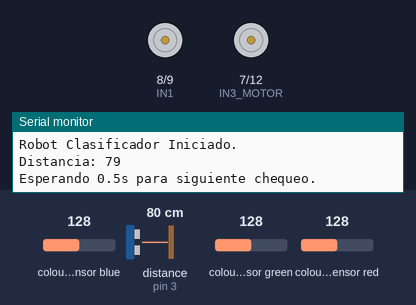
Simulated run of this sketch. Board: Arduino Uno, built with avr-gcc and run on an emulated ATmega328P. Parts: motor-driver pin pairs drawn as motors (green arrow = first pin HIGH = forward, orange = second pin HIGH = backward, longer = more drive, scaled by the enable pin), the last lines printed to the serial monitor. Wiring (inferred from the names in the program): ultrasonic range finder: trigger pin 2; echo pin 3; TCS3200 colour sensor: output pin 13; S2 A0; S3 A1; S0 pin 4; S1 A5. The test bench sets the inputs (shaded band); at power-on: distance to the obstacle (sensor on pin 3) 80 cm, colour sensor blue 128, colour sensor green 128, colour sensor red 128. The echo pulse lasts 58.3 µs per cm.

Above: at 1.2 s.
1.3 s: distance to the obstacle (sensor on pin 3) set to 23 cm
At 2.3 s:
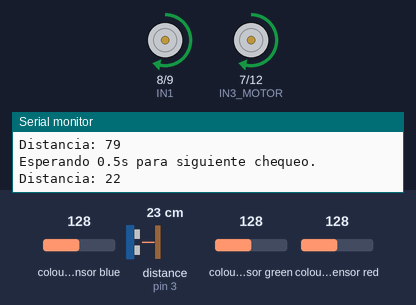
4.8 s: distance to the obstacle (sensor on pin 3) set to 19 cm
At 6.9 s:
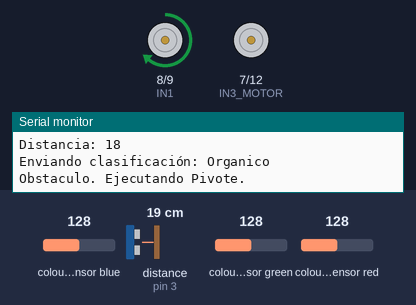
19.8 s: distance to the obstacle (sensor on pin 3) set to 60 cm
23.3 s: distance to the obstacle (sensor on pin 3) set to 2 cm
Timing chart, 0 to 29.3 s (numbered marks = the images above; inputs shaded):
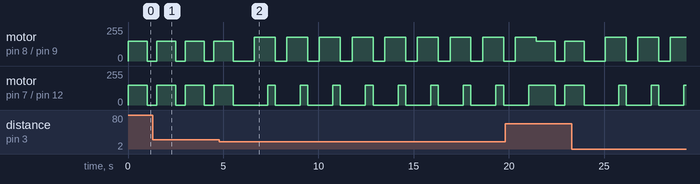

Measured:
- the behaviour switches between 22 and 21 cm on distance to the obstacle (sensor on pin 3) (found by bisection; images 1 and 2)
- by itself, motor on pin 8 (IN1) / pin 9 (IN2): repeats every 1.7 s: forward 180/255 1.1 s, stopped 0.61 s
- by itself, motor on pin 7 (IN3_MOTOR) / pin 12 (IN4_MOTOR): repeats every 1.7 s: forward 150/255 0.40 s, stopped 1.3 s

The sketch:

codigo_robot.ino
```cpp
#include <SoftwareSerial.h>

// ----------------------------------------------------
// PINES DE CONTROL Y SENSORES
// ----------------------------------------------------
SoftwareSerial espSerial(11, 10); // RX (11), TX (10) para ESP32

// Motores (Driver L298N/L293D)
#define ENA 5           // Velocidad Motor Izquierdo (PWM)
#define IN1 8           // Control M. Izquierdo 1
#define IN2 9           // Control M. Izquierdo 2
#define ENB 6           // Velocidad Motor Derecho (PWM)
#define IN3_MOTOR 7     // Control M. Derecho 1
#define IN4_MOTOR 12    // Control M. Derecho 2

// Sensor Ultrasónico
#define TRIG 2
#define ECHO 3

// Sensor de Color (TCS3200)
#define S0 4
#define S1 A5
#define S2 A0
#define S3 A1
#define OUT 13

// ----------------------------------------------------
// VARIABLES GLOBALES Y CONSTANTES (AJUSTE DE CALIBRACIÓN AQUÍ)
// ----------------------------------------------------
// !!! AJUSTA ESTOS VALORES para regular la reacción y lograr que vaya recto !!!
const int VELOCIDAD_IZQUIERDA = 150;
const int VELOCIDAD_DERECHA = 150;

const int VELOCIDAD_PIVOTE = 180;
const int DISTANCIA_OBSTACULO = 20; // cm para detenerse y girar

String ultimaClasificacion = "Organico";

// ----------------------------------------------------
// FUNCIÓN DE FRENO (DEFINICIÓN ÚNICA)
// ----------------------------------------------------
void parar() {
    // Implementación del FRENO RÁPIDO
    digitalWrite(IN1, LOW);
    digitalWrite(IN2, LOW);
    digitalWrite(IN3_MOTOR, LOW);
    digitalWrite(IN4_MOTOR, LOW);
    analogWrite(ENA, 0);
    analogWrite(ENB, 0);
}

// ----------------------------------------------------
// SETUP
// ----------------------------------------------------
void setup() {
    Serial.begin(9600);
    espSerial.begin(9600);

    // Configuración de Pines
    pinMode(ENA, OUTPUT); pinMode(IN1, OUTPUT); pinMode(IN2, OUTPUT);
    pinMode(ENB, OUTPUT); pinMode(IN3_MOTOR, OUTPUT); pinMode(IN4_MOTOR, OUTPUT);
    pinMode(TRIG, OUTPUT);
    pinMode(ECHO, INPUT);
    pinMode(S0, OUTPUT); pinMode(S1, OUTPUT); pinMode(S2, OUTPUT);
    pinMode(S3, OUTPUT);
    pinMode(OUT, INPUT);

    // Configurar escala de frecuencia del sensor de color (20%)
    digitalWrite(S0, HIGH);
    digitalWrite(S1, LOW);

    Serial.println("Robot Clasificador Iniciado.");
}

// ----------------------------------------------------
// FUNCIONES DE MOVIMIENTO (adelante() MODIFICADA)
// ----------------------------------------------------

void adelante() {
    // Mover ambas ruedas adelante
    digitalWrite(IN1, HIGH); digitalWrite(IN2, LOW);
    digitalWrite(IN3_MOTOR, HIGH); digitalWrite(IN4_MOTOR, LOW);

    //  USANDO LAS CONSTANTES SEPARADAS PARA CALIBRACIÓN
    analogWrite(ENA, VELOCIDAD_IZQUIERDA);
    analogWrite(ENB, VELOCIDAD_DERECHA);
}

// Gira sobre la rueda derecha (Rueda derecha detenida, izquierda avanza)
void girarParaEvitar() {
    Serial.println("Obstaculo. Ejecutando Pivote.");

    parar(); // Usamos el freno antes de girar
    delay(300);

    // Rueda Izquierda adelante (Usa VELOCIDAD_PIVOTE)
    digitalWrite(IN1, HIGH); digitalWrite(IN2, LOW);
    analogWrite(ENA, VELOCIDAD_PIVOTE);

    // Rueda Derecha detenida
    digitalWrite(IN3_MOTOR, LOW); digitalWrite(IN4_MOTOR, LOW);
    analogWrite(ENB, 0);

    delay(700); // Gira por 0.7 segundos

    parar(); // Detiene al finalizar
}

// ----------------------------------------------------
// FUNCIONES DE SENSORES Y COMUNICACIÓN
// ----------------------------------------------------

int medirDistancia() {
    // Mide y calcula distancia en cm
    digitalWrite(TRIG, LOW); delayMicroseconds(2);
    digitalWrite(TRIG, HIGH); delayMicroseconds(10);
    digitalWrite(TRIG, LOW);
    long duracion = pulseIn(ECHO, HIGH);
    int distancia = duracion * 0.034 / 2;
    return distancia;
}

int leerColor(int s2, int s3) {
    digitalWrite(S2, s2);
    digitalWrite(S3, s3);
    return pulseIn(OUT, LOW);
}

void detectarBasura() {
    // Lee las componentes de color y actualiza la variable global
    int rojo = leerColor(LOW, LOW);
    int azul = leerColor(LOW, HIGH);
    int verde = leerColor(HIGH, HIGH);

    if (rojo < azul && rojo < verde) {
        ultimaClasificacion = "Papel";
    } else if (azul < rojo && azul < verde) {
        ultimaClasificacion = "Plastico";
    } else {
        ultimaClasificacion = "Organico";
    }
}

void enviarClasificacion() {
    Serial.print("Enviando clasificación: ");
    Serial.println(ultimaClasificacion);
    espSerial.println(ultimaClasificacion);
}

// ----------------------------------------------------
// LOOP PRINCIPAL (AVANCE POR PASOS)
// ----------------------------------------------------
void loop() {

    detectarBasura();
    int d = medirDistancia();
    Serial.print("Distancia: "); Serial.println(d);

    if (d > DISTANCIA_OBSTACULO) {
        // MODO AVANCE LIBRE (Pasos: Avance 1s -> Freno 0.5s)

        // A. Avance (1 SEGUNDO)
        adelante(); // Usa velocidades calibradas
        delay(1000);

        // B. Parar y esperar 0.5s
        parar();
        Serial.println("Esperando 0.5s para siguiente chequeo.");
        delay(500);

    } else {
        // MODO OBSTÁCULO (d <= 20 cm)

        parar();
        delay(300);

        // A. Envía la clasificación del objeto detectado
        enviarClasificacion();

        // B. Gira para cambiar de dirección
        girarParaEvitar();

        // C. Avance corto de escape
        adelante();
        delay(400);
        parar();
    }
}
```
